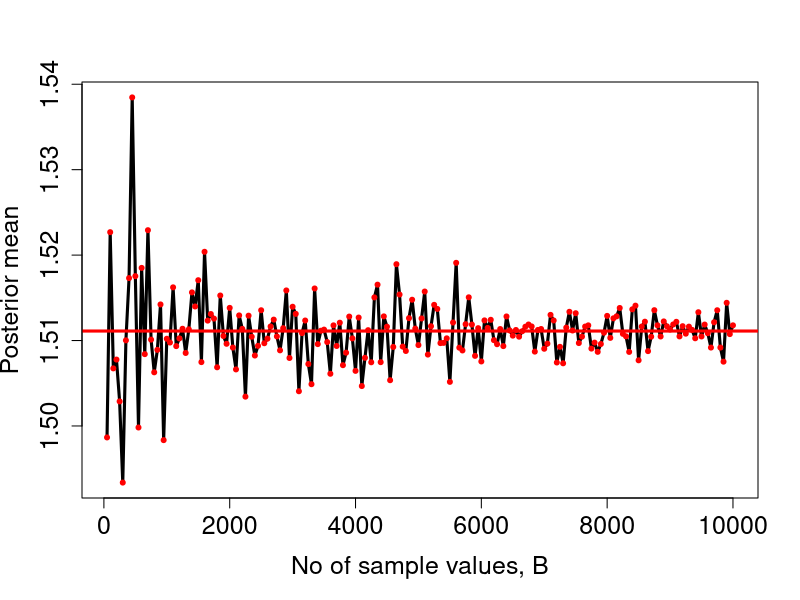
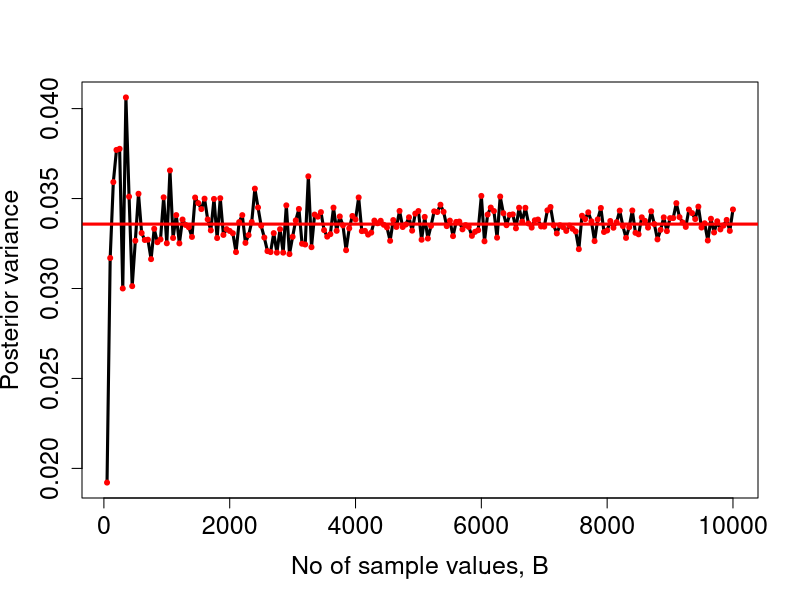
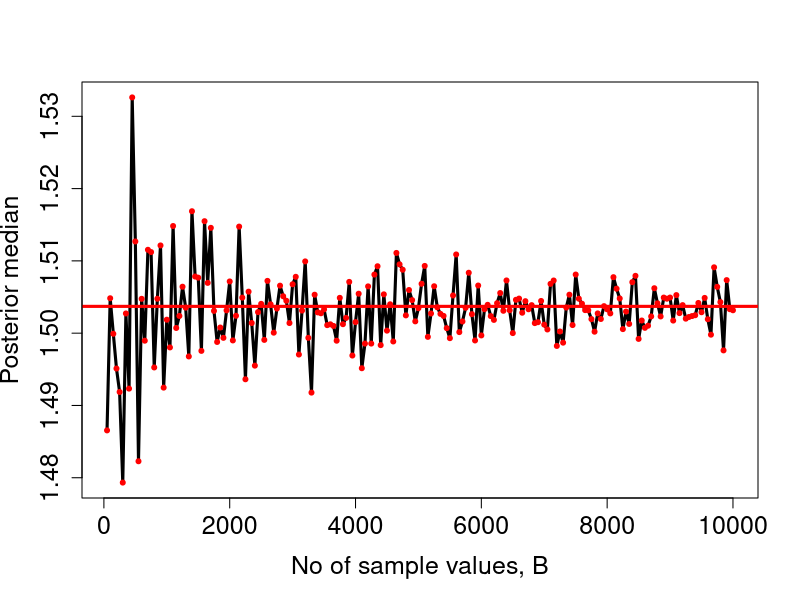
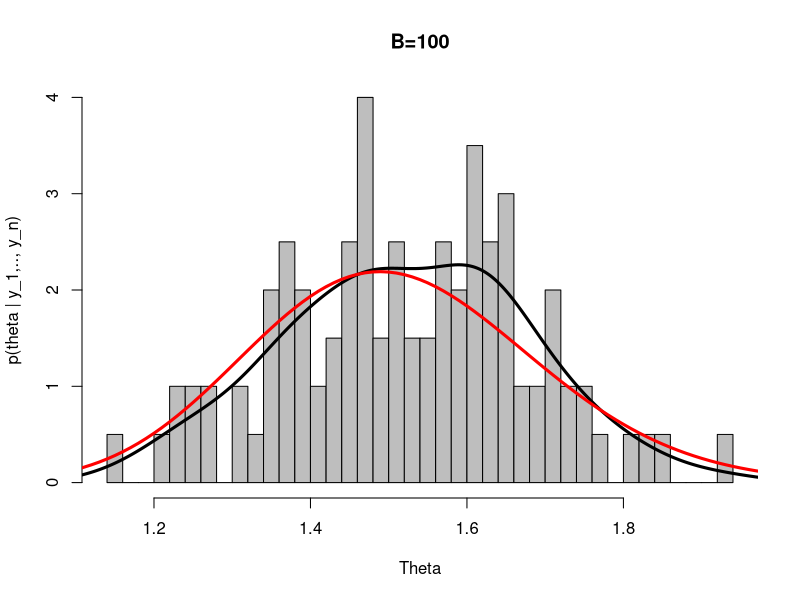
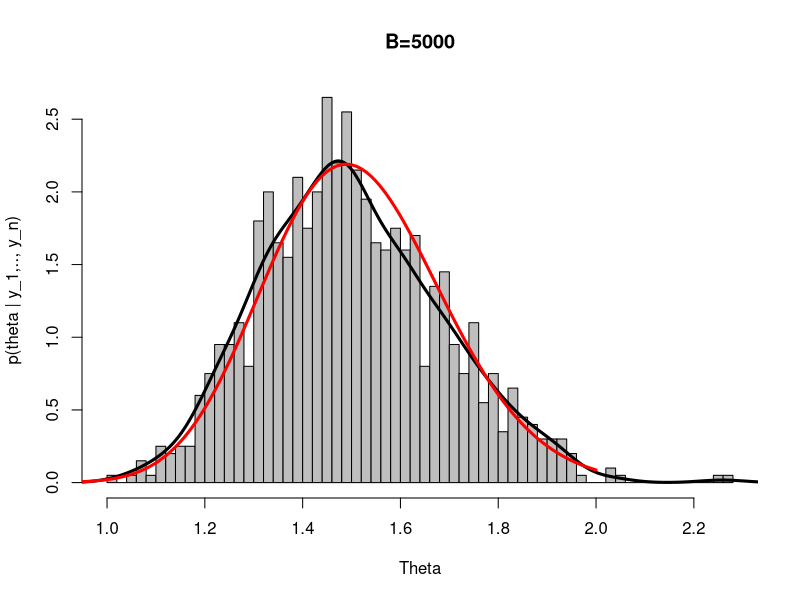
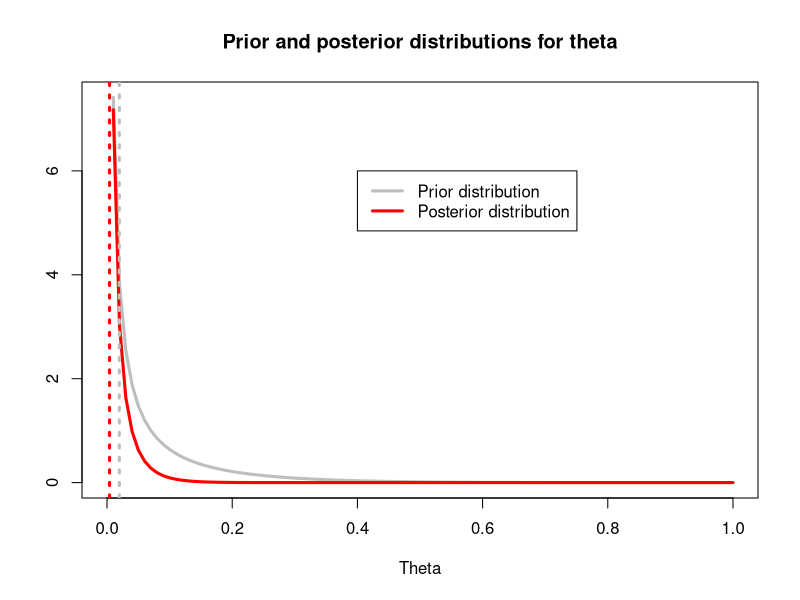
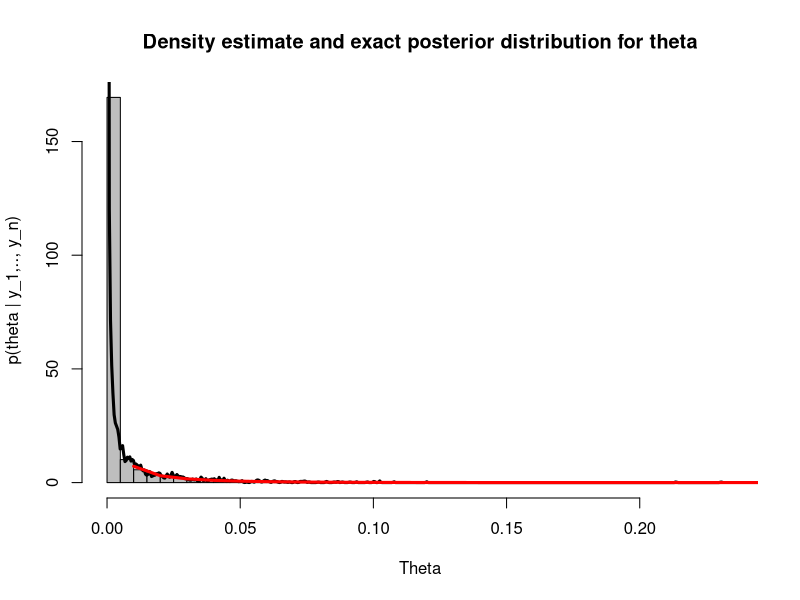
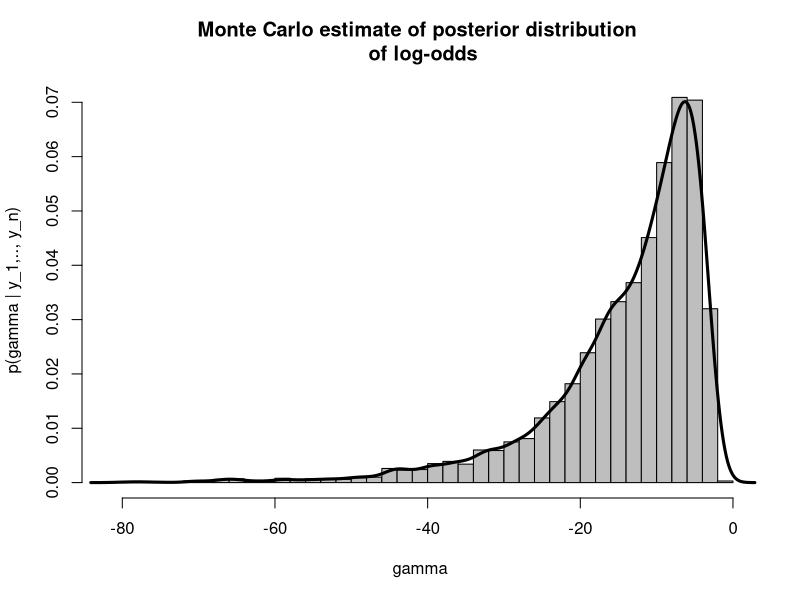

These charts were generated, in order, by the following R code:
### Monte Carlo approximation
### Computing posterior mean, posterior variance, posterior median, and 95% credible interval
### Sampling model: Poisson; prior: Gamma

a <-2
b <- 1

n <- 44
sum.y <- 66

post.a <- a+sum.y
post.b <- b+n

no.iter <- seq(50,10000,by=50)

post.mean <- rep(0,length(no.iter))
post.var <- rep(0,length(no.iter))
post.median <- rep(0,length(no.iter))
post.l95 <- rep(0,length(no.iter))
post.u95 <- rep(0,length(no.iter))


set.seed(0) 
# set the random seed for reproducible work! 
# Note that I used a different seed for the lecture note. Compare the results.
for(i in 1:length(no.iter)){
	
	sample.theta <- rgamma(no.iter[i],post.a,post.b)
	post.mean[i] <- mean(sample.theta)
	post.var[i] <- var(sample.theta)
	post.median[i] <- quantile(sample.theta,0.5)
	post.l95[i] <- quantile(sample.theta,0.025)
	post.u95[i] <- quantile(sample.theta,0.975)
	
	print(i)
}

#Post_mean_gamma_MC
plot(no.iter,post.mean,type="l",col="black",xlab="No of sample values, B",ylab="Posterior mean",main="",
cex.lab=1.5,axes=FALSE,frame=TRUE,lty=1,lwd=3)
points(no.iter,post.mean,pch=20,col="red")
abline(h=post.a/post.b,col="red",lty=1,lwd=3)
axis(1,cex.axis=1.5)
axis(2,cex.axis=1.5)


#Post_var_gamma_MC
plot(no.iter,post.var,type="l",col="black",xlab="No of sample values, B",ylab="Posterior variance",main="",
cex.lab=1.5,axes=FALSE,frame=TRUE,lty=1,lwd=3)
points(no.iter,post.var,pch=20,col="red")
abline(h=post.a/(post.b^2),col="red",lty=1,lwd=3)
axis(1,cex.axis=1.5)
axis(2,cex.axis=1.5)


#Post_median_gamma_MC
plot(no.iter,post.median,type="l",col="black",xlab="No of sample values, B",ylab="Posterior median",main="",
cex.lab=1.5,axes=FALSE,frame=TRUE,lty=1,lwd=3)
points(no.iter,post.median,pch=20,col="red")
abline(h=qgamma(0.5,post.a,post.b),col="red",lty=1,lwd=3)
axis(1,cex.axis=1.5)
axis(2,cex.axis=1.5)


set.seed(0) 
sample.theta.100 <- rgamma(100,post.a,post.b)
sample.theta.5000 <- rgamma(1000,post.a,post.b)

#Hist_gamma_MC_smallsize
hist(sample.theta.100,col="grey",breaks=50,freq=FALSE,xlab="Theta",ylab="p(theta | y_1,.., y_n)",main="B=100")
lines(density(sample.theta.100),col="black",lwd=3,lty=1)
lines(seq(0,2,by=0.01),dgamma(seq(0,2,by=0.01),post.a,post.b),col="red",lwd=3,lty=1)
legend(0.72,8,col=c("black","red"),lwd=rep(3,2),lty=rep(1,2),c("Density estimate","Gamma(68,45)"))


#Hist_gamma_MC_largesize
hist(sample.theta.5000,col="grey",breaks=50,freq=FALSE,xlab="Theta",ylab="p(theta | y_1,.., y_n)",main="B=5000")
lines(density(sample.theta.5000),col="black",lwd=3,lty=1)
lines(seq(0,2,by=0.01),dgamma(seq(0,2,by=0.01),post.a,post.b),col="red",lwd=3,lty=1)
legend(0.8,4,col=c("black","red"),lwd=rep(3,2),lty=rep(1,2),c("Density estimate","Gamma(68,45)"))



####  Using Monte Carlo approximation to compute posterior distribution of functions of one parameter
####  Sampling model: Bernouilli independent random variables
####  Prior for the probability of success: Beta distribution
####  We are looking at the log odds

nsim <- 5000
a <- 0.1
b <- 5

n <- 20
sumy <- 0
post.a <- a+sumy
post.b <- b+n

theta.val.post <- rep(0,nsim)
gamma.val.post <- rep(0,nsim)
theta.val.prior <- rep(0,nsim)
gamma.val.prior <- rep(0,nsim)


set.seed(0) 
for(i in 1:nsim){
	theta.val.prior[i] <- rbeta(1,a,b)
	gamma.val.prior[i] <- log(theta.val.prior[i]/(1-theta.val.prior[i]))
	theta.val.post[i] <- rbeta(1,post.a,post.b)
	gamma.val.post[i] <- log(theta.val.post[i]/(1-theta.val.post[i]))
	print(i)
}


#Prior_posterior_theta_betabinom
plot(seq(0,1,by=0.01),dbeta(seq(0,1,by=0.01),a,b),type="l",lty=1,lwd=3,xlab="Theta",
ylab="",main="Prior and posterior distributions for theta",col="grey",cex=1.5)
lines(seq(0,1,by=0.01),dbeta(seq(0,1,by=0.01),post.a,post.b),type="l",lty=1,lwd=3,col="red")
abline(v=a/(a+b),col="grey",lty=3,lwd=3)
abline(v=post.a/(post.a+post.b),col="red",lty=3,lwd=3)
legend(0.4,6,col=c("grey","red"),c("Prior distribution","Posterior distribution"),lwd=rep(3,2),lty=rep(1,2))


#Hist_theta_betabinom
hist(theta.val.post,col="grey",breaks=50,freq=FALSE,xlab="Theta",ylab="p(theta | y_1,.., y_n)",main="Density estimate and exact posterior distribution for theta")
lines(density(theta.val.post),col="black",lwd=3,lty=1)
lines(seq(0,1,by=0.01),dbeta(seq(0,1,by=0.01),post.a,post.b),col="red",lwd=3,lty=1)
legend(0.02,400,col=c("black","red"),lwd=rep(3,2),lty=rep(1,2),c("Density estimate of posterior distribution","Beta(0.1,25.1)"))


#Hist_logodds_betabinom_post
hist(gamma.val.post,col="grey",breaks=50,freq=FALSE,xlab="gamma",ylab="p(gamma | y_1,.., y_n)",main="Monte Carlo estimate of posterior distribution \n of log-odds")
lines(density(gamma.val.post),col="black",lwd=3,lty=1)


#Hist_logodds_betabinom_prior
hist(gamma.val.prior,col="grey",breaks=50,freq=FALSE,xlab="gamma",ylab="p(gamma)",main="Monte Carlo estimate of prior distribution \n of log-odds")
lines(density(gamma.val.prior),col="black",lwd=3,lty=1)


#Postprior_logodds_betabinom
plot(density(gamma.val.post),type="l",col="red",xlab="gamma",ylab="",
lwd=3,lty=1,main="Monte Carlo estimate of prior and posterior distribution \n of log-odds")
lines(density(gamma.val.prior),col="grey",lwd=3,lty=1)
legend(-80,0.06,col=c("grey","red"),c("Prior distribution","Posterior distribution"),lwd=rep(3,2),lty=rep(1,2))


## Monte Carlo estimates

## Monte Carlo estimate of the prior mean of theta
mean(theta.val.prior)

## Monte Carlo estimate of the posterior mean of theta
mean(theta.val.post)

## Monte Carlo estimate of the prior mean of the log-odds
mean(gamma.val.prior)

## Monte Carlo estimate of the posterior mean of the log-odds
mean(gamma.val.post)

## Monte Carlo estimate of the prior variance of theta
var(theta.val.post)

## Monte Carlo estimate of the posterior variance of the log-odds
var(gamma.val.post)

## Monte Carlo standard error
sqrt(var(gamma.val.post)/nsim)


## Monte Carlo estimate of the lower bound of a 95% credible interval for theta
quantile(theta.val.post,0.025)
## Monte Carlo estimate of the upper bound of a 95% credible interval for theta
quantile(theta.val.post,0.975)

## Monte Carlo estimate of the lower bound of a 95% credible interval for the log-odds
quantile(gamma.val.post,0.025)
## Monte Carlo estimate of the upper bound of a 95% credible interval for the log-odds
quantile(gamma.val.post,0.975)

## Lower bound of a 95% confidence interval for the posterior mean of the log-odds using the Central Limit Theorem
low.95.gamma.post <- mean(gamma.val.post)-1.96*(sd(gamma.val.post)/sqrt(nsim))
low.95.gamma.post

## Upper bound of a 95% confidence interval for the posterior mean of the log-odds using the Central Limit Theorem
upp.95.gamma.post <- mean(gamma.val.post)+1.96*(sd(gamma.val.post)/sqrt(nsim))
upp.95.gamma.post



### Exact values

## Exact lower bound of a 95% credible interval for theta (from the Beta distribution)
qbeta(0.025,post.a,post.b)
## Exact upper bound of a 95% credible interval for theta (from the Beta distribution)
qbeta(0.975,post.a,post.b)

## Exact value of the posterior mean (from the Beta distribution)
exact.post.mean <- post.a/(post.a+post.b)
exact.post.mean

## Exact value of the posterior variance (from the Beta distribution)
exact.post.var <- (post.a*post.b)/((post.a+post.b+1)*((post.a+post.b)^2))
exact.post.var



###  Monte Carlo approximation to compute posterior probability of two parameters
###  Sampling model: Poisson; Prior: gamma
###  Two populations with two mean parameters, for which we assume an independent prior and for
###  we assume the data are conditionally independent (i.e. the data for population 1 is conditionally independent on theta2 given theta1
###  and same for population 2)

a <- 2
b <- 1

n1 <- 111
sum.y1 <- 217

n2 <- 44
sum.y2 <- 66

post.a1 <- a+sum.y1
post.b1 <- b+n1

post.a2 <- a+sum.y2
post.b2 <- b+n2


nsim <- 5000
theta1.post <- rep(0,nsim)
theta2.post <- rep(0,nsim)

set.seed(0) 
for(i in 1:nsim){
	theta1.post[i] <- rgamma(1,post.a1,post.b1)
	theta2.post[i] <- rgamma(1,post.a2,post.b2)
}

### Monte Carlo estimate of the posterior probability that theta1 is larger than theta2
sum(theta1.post > theta2.post)/nsim



						   


